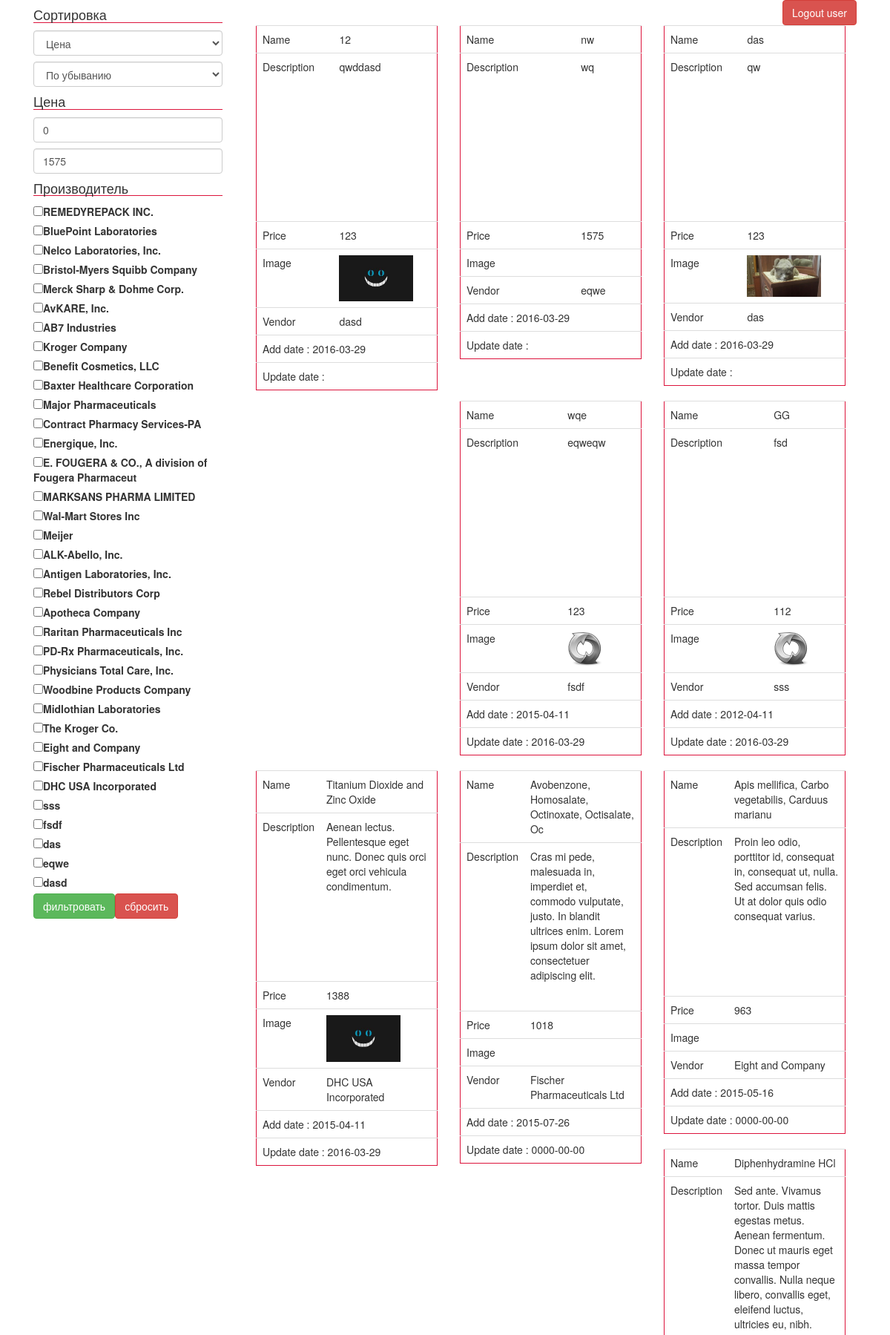
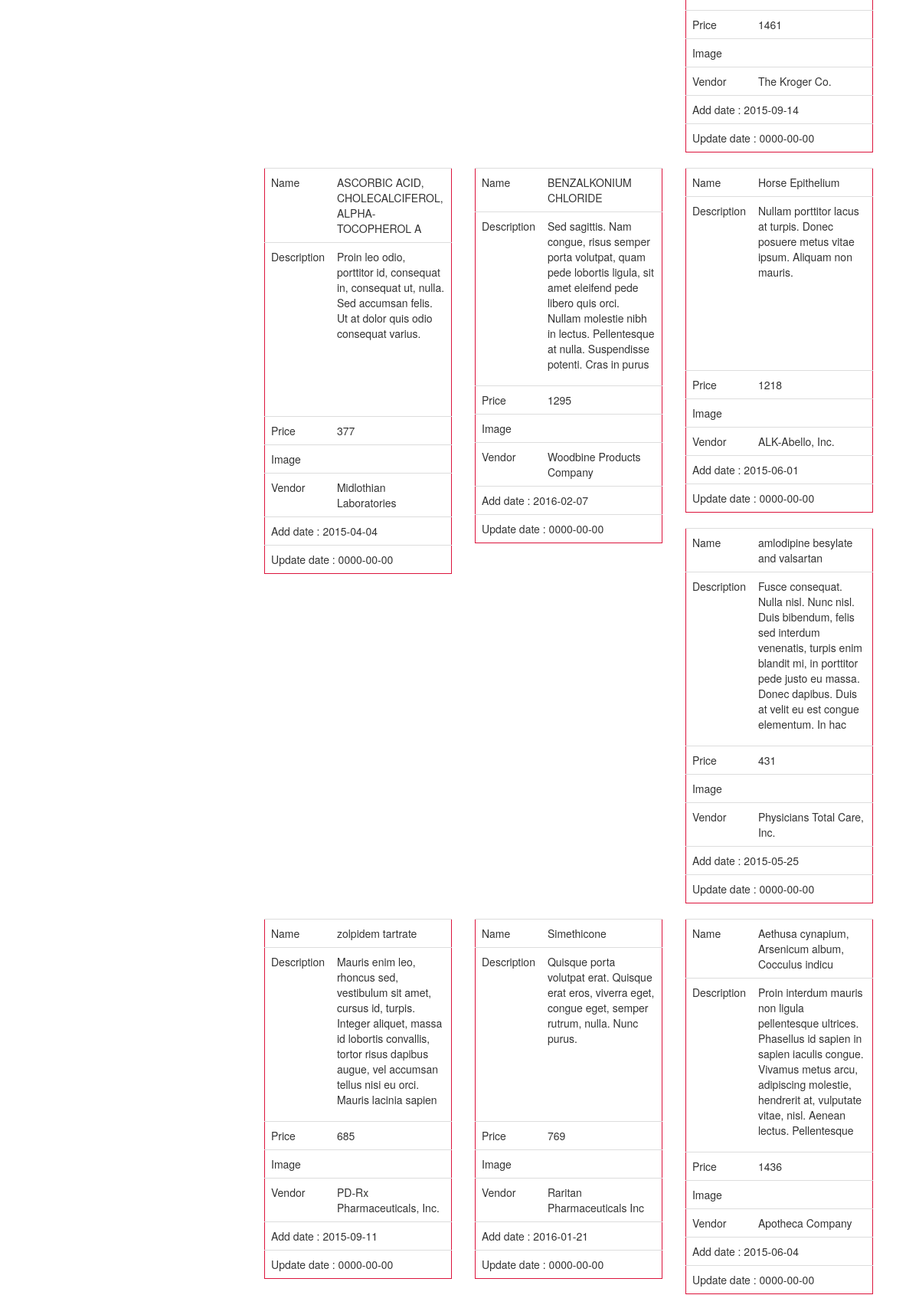
The page /index.php (signed in, upper part) on the database its author committed (2 pictures, top to bottom).
### tables this page shows
CREATE TABLE `products` (
  `id` tinyint(3) unsigned NOT NULL AUTO_INCREMENT,
  `name` varchar(50) NOT NULL,
  `description` varchar(250) NOT NULL,
  `price` float NOT NULL,
  `image` varchar(250) NOT NULL,
  `is_active` tinyint(1) NOT NULL,
  `vendor` varchar(50) NOT NULL,
  `add_date` char(10) NOT NULL,
  `upd_date` char(10) NOT NULL,
  PRIMARY KEY (`id`)
);

### include/lib.ink.php (the view, shortened to what this page needs)
<?php
function get_item($link)
{
    $sql_price_filter = null;
    $sql_vendor_filter = null;
    if (isset($_GET['order_value']) AND isset($_GET['order_type'])) {
        $order_by = "ORDER BY " . $_GET['order_value'] . ' ' . $_GET['order_type'];
    } else {
        $order_by = 'ORDER BY id DESC';
    }
    $sql = "SELECT * FROM products {$sql_vendor_filter} {$sql_price_filter} {$order_by}";
    $res = mysqli_query($link, $sql);
    $items = [];
    while ($row = mysqli_fetch_assoc($res)) {
        $items[] = $row;
    }
    return $items;
}
    ?>
    <?php
function display_product($item)
{
    ?>
    <div class="col-lg-4">
        <table class="table" style="border: 1px solid crimson;">
            <tr>
                <td>Name</td>
                <td><?= $item['name'] ?></td>
            </tr>
            <tr>
                <td>Description</td>
                <td><p style="height: 200px;overflow: scroll;"><?= $item['description'] ?></p></td>
            </tr>
            <tr>
                <td>Price</td>
                <td><?= $item['price'] ?></td>
            </tr>
            <tr>
                <td>Image</td>
                <td>
                    <?php if ($item['image'] != "") {
                        echo "<img src='/work_23_03/image/{$item['image']}'>";
                    } ?></td>
            </tr>
            <tr>
                <td>Vendor</td>
                <td><?= $item['vendor'] ?></td>
            </tr>
            <tr>
                <td colspan="2">
                    <span>Add date : <?= $item['add_date'] ?></span>
                </td>
            </tr>
            <tr>
                <td colspan="2">
                    <span>Update date : <?= $item['upd_date'] ?></span>
                </td>
            </tr>
        </table>
    </div>
    <?php
}
function display_filter($link)
{
    if (isset($_SESSION['admin'])) {
        $admin = "WHERE is_active = 1";
    } else {
        $admin = null;
    }
    $sql = "SELECT DISTINCT vendor FROM products {$admin}";
    $sql_p_max = "SELECT MAX(price) AS max FROM products";
    $p_max = mysqli_fetch_assoc(mysqli_query($link, $sql_p_max));
    $row = mysqli_query($link, $sql);
    while ($rez = mysqli_fetch_assoc($row)) {
        $vendor[] = $rez;
    };
    echo '<form method="get" action="">';
    $price_fr = '0';
    $price_to = $p_max['max'];
    ?>
    <h4>Сортировка</h4>
    <select class='form-control' name="order_value">
        <option value="price" <?= (isset($_GET['order_type']) AND $_GET['order_value'] == 'price') ? 'selected' : ''; ?> >Цена</option>
    </select>
    <select class='form-control' name="order_type">
        <option value="DESC" <?php if(isset($_GET['order_type']) AND $_GET['order_type'] == 'DESC') {
            echo 'selected';
        } elseif (!isset($_GET['order_type'])) {
            echo 'selected';
        } ?>>По убыванию
        </option>
    </select>
    <h4>Цена</h4>
    <?php
    echo "<input class='form-control' type='number' name='price_fr' value='{$price_fr}'>";
    echo "<input class='form-control' type='number' name='price_to' value='{$price_to}' max='{$p_max['max']}'>";
    echo '<h4>Производитель</h4>';
    foreach ($vendor as $v) {
        $name = $v['vendor'];
        $chec = '';
        echo "<label><input type=checkbox name='checVendor[]' value='{$name}' $chec />" . $v['vendor'] . "</label><br>";
    }
    echo "<input class='btn-success btn' type='submit' value='фильтровать'>";
    echo "<input class='btn-danger btn' type='submit' name='clear_form' value='сбросить'></form>";
}

### index.php (shortened to what this page needs)
<!DOCTYPE html>
<html>
<?php
include_once 'include/head.ink.php';
require_once 'include/lib.ink.php';
require_once 'include/config.ink.php';
?>
<body>
<div class="container">
    <div class="col-lg-3">
        <?php display_filter($link); ?>
    </div>
    <div class="col-lg-9">
        <?php
        $items = get_item($link);
        ?>
        <a href="/work_23_03/logout.php" class="pull-right btn btn-danger">Logout <?= $_SESSION['login'] ?></a>
        <div class="clearfix"></div>
        <?php
        foreach ($items as $item) {
            if ($_SESSION['admin'] == 'y') {
                display_form(true, $item);
            } elseif ($item['is_active']) {
                display_product($item);
            }
        }
        ?>
    </div>
</div>
</body>
</html>

### include/head.ink.php (shortened to what this page needs)
<head>
    <link rel="stylesheet" href="style/css/bootstrap.min.css">
</head>

### include/head.ink.php (style rules this page uses)
input,select,textarea { margin-bottom: 8px; }
h4 { border-bottom: 1px solid crimson !important; font-size: 18px; }
img { max-width:100px; float: none; }

### rows shown on the page
products: name "12", description "qwddasd", price "123", image (picture), vendor "dasd", add_date "2016-03-29"
products: name "nw", description "wq", price "1575", vendor "eqwe", add_date "2016-03-29"
products: name "das", description "qw", price "123", image (picture), vendor "das", add_date "2016-03-29"
products: name "wqe", description "eqweqw", price "123", image (picture), vendor "fsdf", add_date "2015-04-11", upd_date "2016-03-29"
products: name "GG", description "fsd", price "112", image (picture), vendor "sss", add_date "2012-04-11", upd_date "2016-03-29"
products: name "Titanium Dioxide and Zinc Oxide", description "Aenean lectus. Pellentesque eget nunc. Donec quis orci eget orci vehicula condimentum.", price "1388", image (picture), vendor "DHC USA Incorporated", add_date "2015-04-11", upd_date "2016-03-29"
products: name "Avobenzone, Homosalate, Octinoxate, Octisalate, Oc", description "Cras mi pede, malesuada in, imperdiet et, commodo vulputate, justo. In blandit ultrices enim. Lorem ipsum dolor sit amet, consectetuer adipiscing elit.", price "1018", vendor "Fischer Pharmaceuticals Ltd", add_date "2015-07-26", upd_date "0000-00-00"
products: name "Apis mellifica, Carbo vegetabilis, Carduus marianu", description "Proin leo odio, porttitor id, consequat in, consequat ut, nulla. Sed accumsan felis. Ut at dolor quis odio consequat varius.", price "963", vendor "Eight and Company", add_date "2015-05-16", upd_date "0000-00-00"
products: name "Diphenhydramine HCl", description "Sed ante. Vivamus tortor. Duis mattis egestas metus. Aenean fermentum. Donec ut mauris eget massa tempor convallis. Nulla neque libero, convallis eget, eleifend luctus, ultricies eu, nibh.…", price "1461", vendor "The Kroger Co.", add_date "2015-09-14", upd_date "0000-00-00"
products: name "ASCORBIC ACID, CHOLECALCIFEROL, ALPHA-TOCOPHEROL A", description "Proin leo odio, porttitor id, consequat in, consequat ut, nulla. Sed accumsan felis. Ut at dolor quis odio consequat varius.", price "377", vendor "Midlothian Laboratories", add_date "2015-04-04", upd_date "0000-00-00"
products: name "BENZALKONIUM CHLORIDE", description "Sed sagittis. Nam congue, risus semper porta volutpat, quam pede lobortis ligula, sit amet eleifend pede libero quis orci. Nullam molestie nibh in lectus. Pellentesque at nulla. Suspendisse potenti. Cras in purus…", price "1295", vendor "Woodbine Products Company", add_date "2016-02-07", upd_date "0000-00-00"
products: name "Horse Epithelium", description "Nullam porttitor lacus at turpis. Donec posuere metus vitae ipsum. Aliquam non mauris.", price "1218", vendor "ALK-Abello, Inc.", add_date "2015-06-01", upd_date "0000-00-00"
products: name "amlodipine besylate and valsartan", description "Fusce consequat. Nulla nisl. Nunc nisl. Duis bibendum, felis sed interdum venenatis, turpis enim blandit mi, in porttitor pede justo eu massa. Donec dapibus. Duis at velit eu est congue elementum. In hac…", price "431", vendor "Physicians Total Care, Inc.", add_date "2015-05-25", upd_date "0000-00-00"
products: name "zolpidem tartrate", description "Mauris enim leo, rhoncus sed, vestibulum sit amet, cursus id, turpis. Integer aliquet, massa id lobortis convallis, tortor risus dapibus augue, vel accumsan tellus nisi eu orci. Mauris lacinia sapien…", price "685", vendor "PD-Rx Pharmaceuticals, Inc.", add_date "2015-09-11", upd_date "0000-00-00"
products: name "Simethicone", description "Quisque porta volutpat erat. Quisque erat eros, viverra eget, congue eget, semper rutrum, nulla. Nunc purus.", price "769", vendor "Raritan Pharmaceuticals Inc", add_date "2016-01-21", upd_date "0000-00-00"
products: name "Aethusa cynapium, Arsenicum album, Cocculus indicu", description "Proin interdum mauris non ligula pellentesque ultrices. Phasellus id sapien in sapien iaculis congue. Vivamus metus arcu, adipiscing molestie, hendrerit at, vulputate vitae, nisl. Aenean lectus. Pellentesque…", price "1436", vendor "Apotheca Company", add_date "2015-06-04", upd_date "0000-00-00"

### other values the page prints
$v['vendor'] "REMEDYREPACK INC."
$v['vendor'] "BluePoint Laboratories"
$v['vendor'] "Nelco Laboratories, Inc."
$v['vendor'] "Bristol-Myers Squibb Company"
$v['vendor'] "Merck Sharp & Dohme Corp."
$v['vendor'] "AvKARE, Inc."
$v['vendor'] "AB7 Industries"
$v['vendor'] "Kroger Company"
$v['vendor'] "Benefit Cosmetics, LLC"
$v['vendor'] "Baxter Healthcare Corporation"
$v['vendor'] "Major Pharmaceuticals"
$v['vendor'] "Contract Pharmacy Services-PA"
$v['vendor'] "Energique, Inc."
$v['vendor'] "E. FOUGERA & CO., A division of Fougera Pharmaceut"
$v['vendor'] "MARKSANS PHARMA LIMITED"
